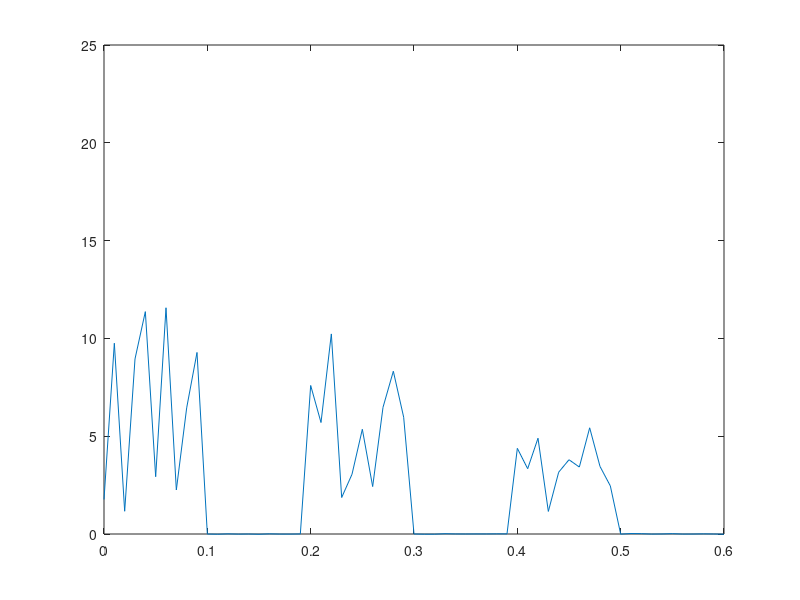

Write the MATLAB code that produced this figure.
findSigma = @(x) sqrt(x/2);
b = @(x) 2*findSigma(x)./sqrt(pi);

% Simulation
timestep = .01; %us


% Baseband Signal
a = 10;
Ts = .1; % us
signal = a * ones(1, Ts/timestep);

delays = [0 .2 .4];
powerResponse = [4/7 2/7 1/7];
sigmas = b(powerResponse);
noiseSigma = .01;


for count = 1:100
    rxSize = max(delays)/timestep + 2*length(signal) + 1;
    rx = zeros(1,rxSize);

    rx = .01 *randn(size(rx));

    for index = 1:length(delays)
        path = signal .* raylrnd(sigmas(index),size(signal));
        startIndex = delays(index)/timestep + 1;
        endIndex = startIndex + length(signal) - 1;
        rx(startIndex:endIndex) = rx(startIndex:endIndex) + path;
    end

    plot(0:timestep:max(delays) + 2*Ts,rx)
    axis([0 max(delays) + 2*Ts 0 25])
    pause(.1)
end
